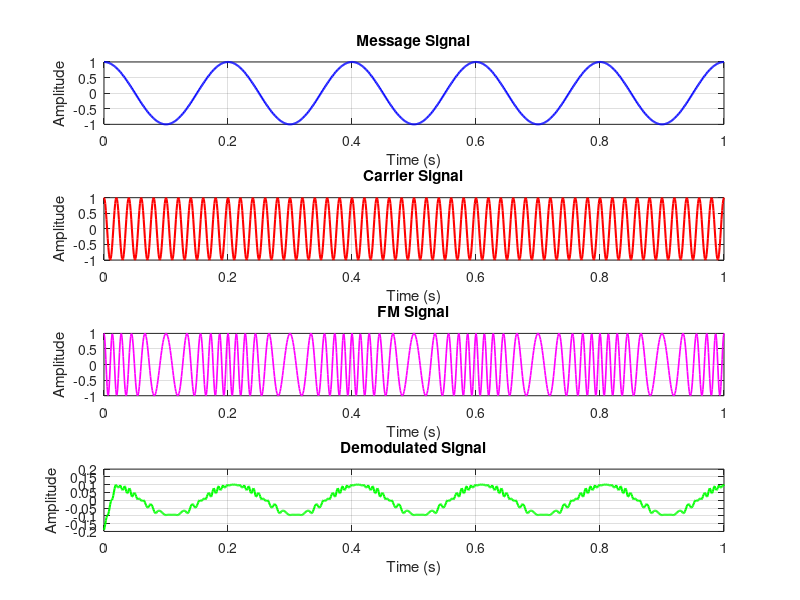
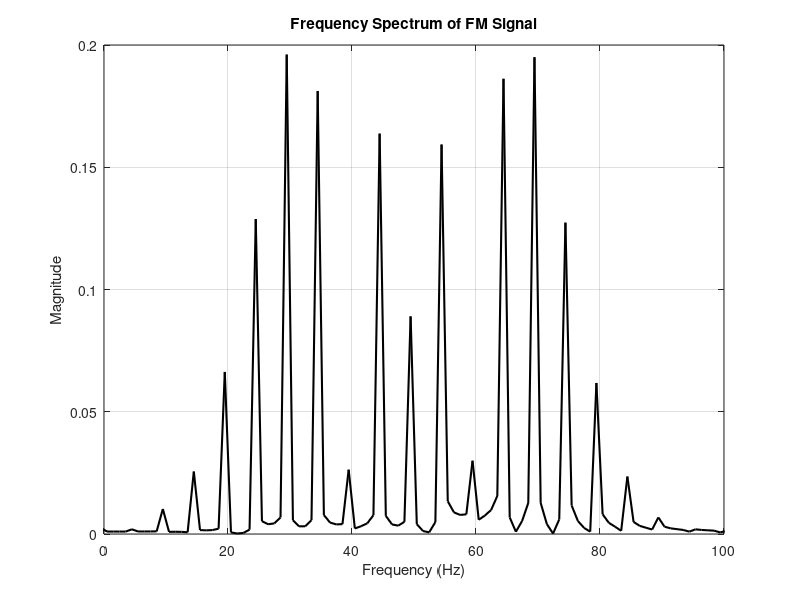

Source code (MATLAB) for these figures, in order:
clc;
clear;
close all;

%% FM MODULATION

% Message Signal Parameters
Am = 1;
fm = 5;

% Carrier Signal Parameters
Ac = 1;
fc = 50;

% Modulation Index
beta = 5;

% Sampling Frequency
fs = 1000;

% Time Vector
t = 0:1/fs:1;

%% Message Signal
m = Am*cos(2*pi*fm*t);

%% Carrier Signal
c = Ac*cos(2*pi*fc*t);

%% FM Signal
fm_sig = Ac*cos(2*pi*fc*t + beta*sin(2*pi*fm*t));

%% FM Demodulation (Approximation)

% Differentiate the FM signal
diff_sig = [diff(fm_sig) 0];

% Rectify
rectified = abs(diff_sig);

% Moving Average Low Pass Filter
window = 20;
b = ones(1,window)/window;

demod = filter(b,1,rectified);

% Remove DC Component
demod = demod - mean(demod);

%% FFT

N = length(fm_sig);

f = (-N/2:N/2-1)*(fs/N);

FM_FFT = abs(fftshift(fft(fm_sig)))/N;

%% Plotting

figure('Name','Frequency Modulation');

subplot(4,1,1)
plot(t,m,'b','LineWidth',1.5)
title('Message Signal')
xlabel('Time (s)')
ylabel('Amplitude')
grid on

subplot(4,1,2)
plot(t,c,'r','LineWidth',1.5)
title('Carrier Signal')
xlabel('Time (s)')
ylabel('Amplitude')
grid on

subplot(4,1,3)
plot(t,fm_sig,'m','LineWidth',1.2)
title('FM Signal')
xlabel('Time (s)')
ylabel('Amplitude')
grid on

subplot(4,1,4)
plot(t,demod,'g','LineWidth',1.5)
title('Demodulated Signal')
xlabel('Time (s)')
ylabel('Amplitude')
grid on

%% Frequency Spectrum

figure('Name','FM Spectrum');

plot(f,FM_FFT,'k','LineWidth',1.5)

xlim([0 100])

grid on

title('Frequency Spectrum of FM Signal')

xlabel('Frequency (Hz)')

ylabel('Magnitude')

%% Display Results

fprintf('\n');
fprintf('******** FM MODULATION ********\n');
fprintf('Message Frequency      = %d Hz\n',fm);
fprintf('Carrier Frequency      = %d Hz\n',fc);
fprintf('Modulation Index       = %.2f\n',beta);
fprintf('Sampling Frequency     = %d Hz\n',fs);
fprintf('*******************************\n');
